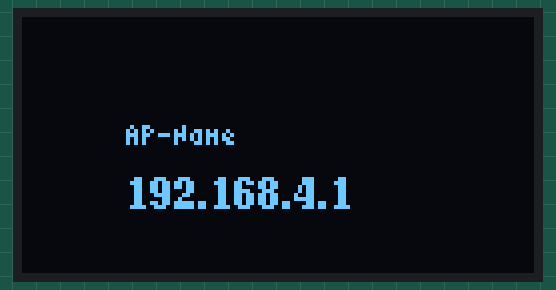
A sketch run on a simulated ESP32. Shown: 128×64 one-colour display. What the sketch prints to the serial monitor is not drawn.

Above: at 0.6 s.

The sketch:

access-point-built-in-screen.ino
```cpp
#include <WiFi.h>
#include <Wire.h>
#include <U8g2lib.h>
#include "esp_wifi.h"
#include "esp_system.h"

U8G2_SH1106_128X64_NONAME_F_HW_I2C u8g2(U8G2_R0, U8X8_PIN_NONE, 6, 5);

const char *ssid = "AP-Name";
const char *password = "AP-Password";

unsigned long screenStart;

void setup() {
  setCpuFrequencyMhz(80);
  Serial.begin(115200);
  delay(500);

  btStop();

  WiFi.mode(WIFI_AP);
  WiFi.setTxPower(WIFI_POWER_15dBm);
  esp_wifi_set_ps(WIFI_PS_MIN_MODEM);

  WiFi.softAP(ssid, password);
  IPAddress ip = WiFi.softAPIP();

  u8g2.begin();
  u8g2.setContrast(255);
  u8g2.clearBuffer();
  u8g2.setFont(u8g2_font_4x6_tr);
  u8g2.drawStr(26, 32, ssid);
  u8g2.setFont(u8g2_font_ncenB08_tr);
  u8g2.drawStr(26, 48, ip.toString().c_str());
  u8g2.sendBuffer();

  Serial.println("Access Point started");
  Serial.print("SSID: "); Serial.println(ssid);
  Serial.print("IP address: "); Serial.println(ip);

  Serial.end();
  screenStart = millis();
}

void loop() {
  if (millis() - screenStart > 10000) {
    u8g2.setPowerSave(1);
  }
  delay(1000);
}
```

Measured:
- what the display in image 0 shows lasts 11.0 s, from 0.6 s to 11.6 s
